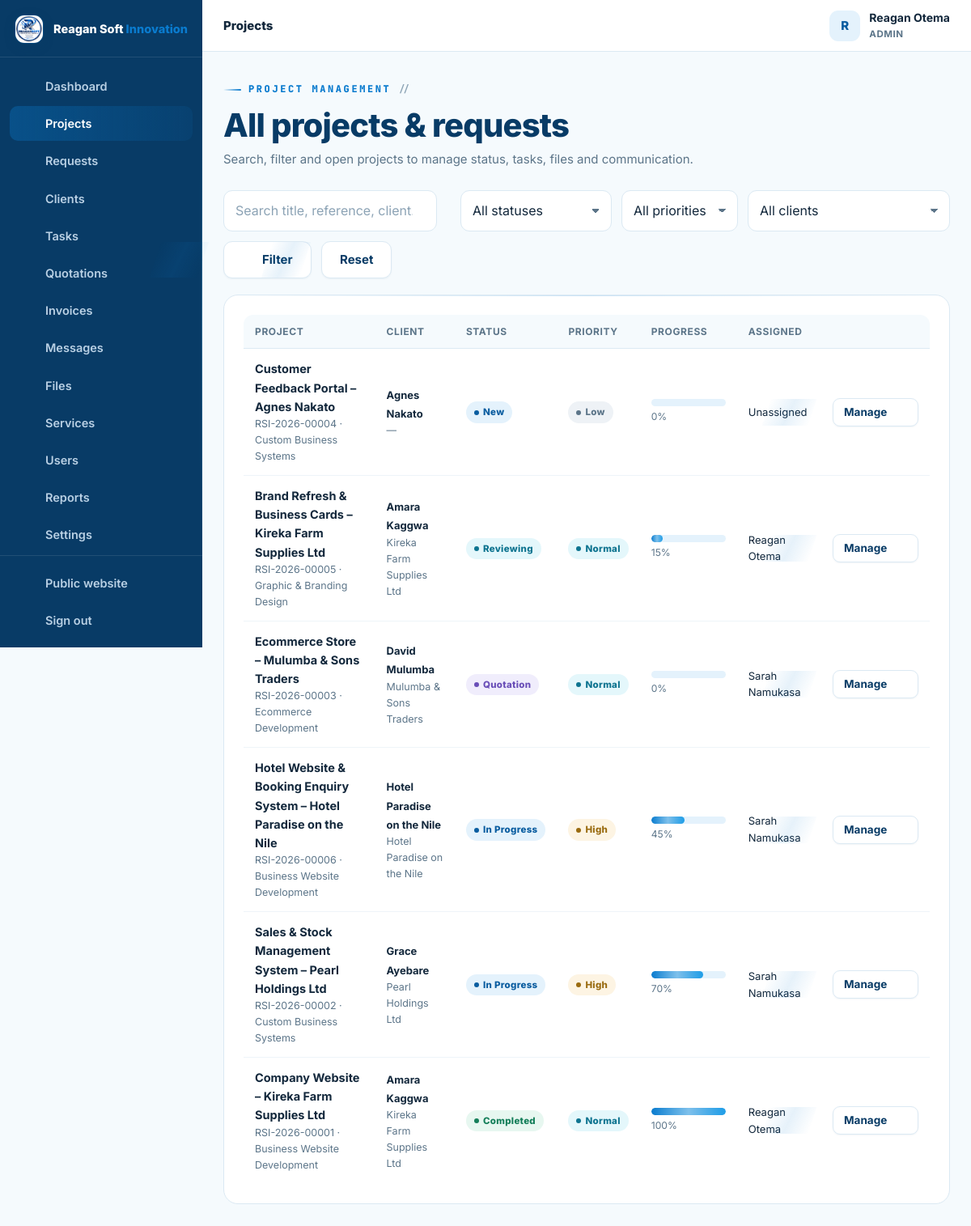
The app's page /admin/projects.php (signed in) with its own data.
### tables this page shows
CREATE TABLE IF NOT EXISTS users (
  id INT UNSIGNED AUTO_INCREMENT PRIMARY KEY,
  full_name VARCHAR(150) NOT NULL,
  email VARCHAR(190) NOT NULL UNIQUE,
  phone VARCHAR(40) NULL,
  password_hash VARCHAR(255) NOT NULL,
  role ENUM('admin','staff','client') NOT NULL DEFAULT 'client',
  company VARCHAR(190) NULL,
  address VARCHAR(255) NULL,
  avatar VARCHAR(255) NULL,
  active TINYINT(1) NOT NULL DEFAULT 1,
  failed_logins INT UNSIGNED NOT NULL DEFAULT 0,
  locked_until DATETIME NULL,
  last_login_at DATETIME NULL,
  created_at TIMESTAMP DEFAULT CURRENT_TIMESTAMP,
  updated_at TIMESTAMP DEFAULT CURRENT_TIMESTAMP ON UPDATE CURRENT_TIMESTAMP,
  INDEX idx_users_role (role),
  INDEX idx_users_active (active)
);

CREATE TABLE IF NOT EXISTS projects (
  id INT UNSIGNED AUTO_INCREMENT PRIMARY KEY,
  ref_no VARCHAR(30) NOT NULL UNIQUE,                
  client_id INT UNSIGNED NOT NULL,
  service_id INT UNSIGNED NULL,
  assigned_to INT UNSIGNED NULL,                     
  title VARCHAR(190) NOT NULL,
  description TEXT NOT NULL,
  requirements TEXT NULL,
  budget DECIMAL(14,2) NULL,
  priority ENUM('low','normal','high','urgent') NOT NULL DEFAULT 'normal',
  status ENUM('NEW','REVIEWING','QUOTATION','APPROVED','IN_PROGRESS','WAITING_FOR_CLIENT','TESTING','COMPLETED','CANCELLED') NOT NULL DEFAULT 'NEW',
  progress TINYINT UNSIGNED NOT NULL DEFAULT 0,
  deadline DATE NULL,
  started_at DATETIME NULL,
  completed_at DATETIME NULL,
  submitted_at TIMESTAMP DEFAULT CURRENT_TIMESTAMP,
  updated_at TIMESTAMP DEFAULT CURRENT_TIMESTAMP ON UPDATE CURRENT_TIMESTAMP,
  FOREIGN KEY (client_id) REFERENCES users(id) ON DELETE CASCADE,
  FOREIGN KEY (service_id) REFERENCES services(id) ON DELETE SET NULL,
  FOREIGN KEY (assigned_to) REFERENCES users(id) ON DELETE SET NULL,
  INDEX idx_projects_client (client_id),
  INDEX idx_projects_status (status),
  INDEX idx_projects_assigned (assigned_to),
  INDEX idx_projects_service (service_id)
);

CREATE TABLE IF NOT EXISTS services (
  id INT UNSIGNED AUTO_INCREMENT PRIMARY KEY,
  name VARCHAR(150) NOT NULL,
  slug VARCHAR(160) NOT NULL UNIQUE,
  description TEXT NOT NULL,
  price_min DECIMAL(14,2) NOT NULL DEFAULT 0,    
  price_max DECIMAL(14,2) NULL,                   
  currency VARCHAR(8) NOT NULL DEFAULT 'UGX',
  pricing_type ENUM('range','starting_from','contact_for_quote') NOT NULL DEFAULT 'starting_from',
  price_note VARCHAR(120) NOT NULL DEFAULT '',    
  features TEXT NULL,                  
  delivery_days INT UNSIGNED NULL,     
  icon VARCHAR(60) NOT NULL DEFAULT 'code-s',    
  status ENUM('active','inactive') NOT NULL DEFAULT 'active',
  sort_order INT UNSIGNED NOT NULL DEFAULT 0,
  created_at TIMESTAMP DEFAULT CURRENT_TIMESTAMP,
  INDEX idx_services_status (status)
);

### config/config.php (called while the page is built, shortened)
<?php
function db(): PDO {
    static $pdo = null;
    if ($pdo === null) {
        try {
            $pdo = new PDO(
                'mysql:host=' . DB_HOST . ';dbname=' . DB_NAME . ';charset=utf8mb4',
                DB_USER,
                DB_PASS,
                [
                    PDO::ATTR_ERRMODE            => PDO::ERRMODE_EXCEPTION,
                    PDO::ATTR_DEFAULT_FETCH_MODE => PDO::FETCH_ASSOC,
                    PDO::ATTR_EMULATE_PREPARES   => false,
                    PDO::ATTR_STRINGIFY_FETCHES  => false,
                    PDO::ATTR_TIMEOUT            => 5,
                    PDO::MYSQL_ATTR_INIT_COMMAND => "SET time_zone = '+03:00', NAMES utf8mb4 COLLATE utf8mb4_unicode_ci",
                ]
            );
        } catch (PDOException $e) {
            db_connection_failed($e);
        }
    }
    return $pdo;
}
function e(mixed $value): string {
    return htmlspecialchars((string)($value ?? ''), ENT_QUOTES, 'UTF-8');
}
function flash(string $key, ?string $value = null): ?string {
    $msg = $_SESSION['flash'][$key] ?? null;
    return $msg;
}
function app_url(string $path = ''): string {
    return APP_URL . ($path === '' ? '' : '/' . ltrim($path, '/'));
}
function current_user(): ?array {
    static $user = false;
    if ($user === false) {
        if (empty($_SESSION['user_id'])) {
            $user = null;
        } else {
            $st = db()->prepare('SELECT * FROM users WHERE id = ? AND active = 1 LIMIT 1');
            $st->execute([(int)$_SESSION['user_id']]);
            $user = $st->fetch() ?: null;
        }
    }
    return $user;
}
function is_logged_in(): bool {
    return current_user() !== null;
}
function user_role(): ?string {
    $u = current_user();
    return $u['role'] ?? null;
}
function require_login(): void {
    if (!is_logged_in()) {
        $_SESSION['intended'] = $_SERVER['REQUEST_URI'] ?? '';
        flash('error', 'Please sign in to continue.');
        redirect(app_url('login.php'));
    }
}
function require_staff(): void {
    require_login();
}
require_once __DIR__ . '/../inc/functions.php';

### admin/projects.php (the view, shortened to what this page needs)
<?php
require __DIR__ . '/../config/config.php';
require_staff();
$pdo = db();
$q    = trim($_GET['q'] ?? '');
$st   = $_GET['status'] ?? '';
$pr   = $_GET['priority'] ?? '';
$cli  = (int)($_GET['client'] ?? 0);
$perPage = 12;
$page = max(1, (int)($_GET['page'] ?? 1));
$where = ['1=1'];
$params = [];
$whereSql = implode(' AND ', $where);
$count = $pdo->prepare("SELECT COUNT(*) c FROM projects p JOIN users u ON u.id = p.client_id WHERE $whereSql");
$count->execute($params);
$pg = paginate((int)$count->fetch()['c'], $perPage, $page);
$sql = "SELECT p.*, u.full_name AS client_name, u.company, s.name AS service, a.full_name AS assigned_name
        FROM projects p
        JOIN users u ON u.id = p.client_id
        LEFT JOIN services s ON s.id = p.service_id
        LEFT JOIN users a ON a.id = p.assigned_to
        WHERE $whereSql
        ORDER BY p.submitted_at DESC
        LIMIT $perPage OFFSET {$pg['offset']}";
$stm = $pdo->prepare($sql); $stm->execute($params);
$projects = $stm->fetchAll();
dashboard_head(['title' => 'Projects', 'active' => 'projects', 'crumb' => 'Projects']);
?>
<div class="dash-head">
  <div>
    <span class="eyebrow">Project management</span>
    <h2>All projects &amp; requests</h2>
    <p class="sub">Search, filter and open projects to manage status, tasks, files and communication.</p>
  </div>
</div>
<form class="toolbar" method="get" action="projects.php">
  <div class="field" style="margin:0;flex-grow:1;max-width:360px">
    <input class="input" id="q" name="q" type="search" placeholder="Search title, reference, client…" value="<?= e($q) ?>">
  </div>
  <div class="field" style="margin:0"><label class="visually-hidden" for="status">Status</label>
    <select class="select" id="status" name="status">
      <option value="">All statuses</option>
    </select>
  </div>
  <div class="field" style="margin:0"><label class="visually-hidden" for="priority">Priority</label>
    <select class="select" id="priority" name="priority">
      <option value="">All priorities</option>
    </select>
  </div>
  <div class="field" style="margin:0"><label class="visually-hidden" for="client">Client</label>
    <select class="select" id="client" name="client">
      <option value="0">All clients</option>
    </select>
  </div>
  <button class="btn btn-ghost" type="submit"><?= icon('search') ?> Filter</button>
  <a class="btn btn-ghost" href="projects.php">Reset</a>
</form>
<section class="panel">
  <?php if ($projects): ?>
    <div class="table-wrap">
      <table class="table">
        <thead><tr><th>Project</th><th>Client</th><th>Status</th><th>Priority</th><th>Progress</th><th>Assigned</th><th></th></tr></thead>
        <tbody>
          <?php foreach ($projects as $p): ?>
            <tr>
              <td>
                <a class="row-title" href="<?= app_url('admin/project.php?id=' . (int)$p['id']) ?>"><?= e($p['title']) ?></a>
                <div class="row-sub"><?= e($p['ref_no']) ?> · <?= e($p['service'] ?? 'General') ?></div>
              </td>
              <td><b class="small"><?= e($p['client_name']) ?></b><div class="row-sub"><?= e($p['company'] ?? '—') ?></div></td>
              <td><?= status_badge($p['status']) ?></td>
              <td><?= priority_badge($p['priority']) ?></td>
              <td style="min-width:120px"><div class="progress"><span style="width:<?= max(0, min(100, (int)$p['progress'])) ?>%"></span></div><small class="muted"><?= (int)$p['progress'] ?>%</small></td>
              <td class="small"><?= e($p['assigned_name'] ?? 'Unassigned') ?></td>
              <td><a class="btn btn-ghost btn-sm" href="<?= app_url('admin/project.php?id=' . (int)$p['id']) ?>">Manage <?= icon('arrow') ?></a></td>
            </tr>
          <?php endforeach; ?>
        </tbody>
      </table>
    </div>
  <?php else: ?>
    <div class="empty"><?= icon('folder') ?><h4>No projects found</h4><p><?= ($q || $st || $pr || $cli) ? 'No projects match your filters.' : 'There are no projects yet. Client requests will appear here as they are submitted.' ?></p></div>
  <?php endif; ?>
</section>
<?php dashboard_footer(); ?>

### inc/layout.php (shortened to what this page needs)
<?php
function dashboard_nav_items(): array {
    $role = user_role();
    $client = [
        ['dashboard', 'Dashboard', app_url('client/index.php'), 'dashboard'],
        ['projects', 'My Projects', app_url('client/projects.php'), 'folder'],
        ['request', 'New Request', app_url('client/request.php'), 'plus'],
        ['messages', 'Messages', app_url('client/messages.php'), 'chat'],
        ['files', 'Files', app_url('client/files.php'), 'file'],
        ['notifications', 'Notifications', app_url('client/notifications.php'), 'bell'],
        ['profile', 'Profile', app_url('client/profile.php'), 'user'],
    ];
    $staff = [
        ['dashboard', 'Dashboard', app_url('admin/index.php'), 'dashboard'],
        ['projects', 'Projects', app_url('admin/projects.php'), 'folder'],
        ['requests', 'Requests', app_url('admin/requests.php'), 'inbox'],
        ['clients', 'Clients', app_url('admin/clients.php'), 'users'],
        ['tasks', 'Tasks', app_url('admin/tasks.php'), 'list'],
        ['quotations', 'Quotations', app_url('admin/quotations.php'), 'doc'],
        ['invoices', 'Invoices', app_url('admin/invoices.php'), 'money'],
        ['messages', 'Messages', app_url('admin/messages.php'), 'chat'],
        ['files', 'Files', app_url('admin/files.php'), 'file'],
    ];
    if ($role === 'admin') {
        $staff = array_merge($staff, [
            ['services', 'Services', app_url('admin/services.php'), 'globe'],
            ['users', 'Users', app_url('admin/users.php'), 'users'],
            ['reports', 'Reports', app_url('admin/reports.php'), 'chart'],
            ['settings', 'Settings', app_url('admin/settings.php'), 'settings'],
            ['audit', 'Audit Logs', app_url('admin/audit.php'), 'search'],
        ]);
    }
    return $role === 'client' ? $client : $staff;
}
function dashboard_head(array $page = []): void {
    $user = current_user();
    $role = user_role();
    $items = dashboard_nav_items();
    $active = $page['active'] ?? '';
    $loginUrl = $role === 'client' ? app_url('client/index.php') : app_url('admin/index.php');
    ?>
<!doctype html>
<html lang="en">
<head>
<link rel="stylesheet" href="<?= app_url('assets/css/style.css') ?>">
<link rel="stylesheet" href="<?= app_url('assets/css/tech.css') ?>">
</head>
<body class="dash-body">
<div class="dash-layout">
  <aside class="sidebar" id="sidebar" aria-label="Portal navigation">
    <div class="sidebar-brand">
      <a class="brand" href="<?= $loginUrl ?>">
        <img src="<?= app_url('assets/img/reagansoftinnovation-logo.jpeg') ?>" alt="" width="38" height="38">
        <span class="brand-text">Reagan Soft <b>Innovation</b></span>
      </a>
    </div>
    <nav class="side-nav">
      <?php foreach ($items as $it): ?>
        <a href="<?= e($it[2]) ?>" class="<?= $active === $it[0] ? 'active' : '' ?>">
          <?= icon($it[3]) ?><span><?= e($it[1]) ?></span>
        </a>
      <?php endforeach; ?>
    </nav>
    <div class="side-bottom">
      <a href="<?= app_url($role !== 'client' ? 'index.php' : 'index.php') ?>"><?= icon('globe') ?><span>Public website</span></a>
      <a href="<?= app_url('logout.php') ?>"><?= icon('logout') ?><span>Sign out</span></a>
    </div>
  </aside>
  <div class="dash-shell">
    <header class="dash-topbar">
      <div class="dash-topbar-title">
        <span class="dash-crumb"><?= e($page['crumb'] ?? 'Portal') ?></span>
      </div>
      <div class="dash-topbar-right">
        <div class="user-chip">
          <span class="user-avatar"><?= e(mb_strtoupper(mb_substr($user['full_name'] ?? '?', 0, 1))) ?></span>
          <div class="user-meta">
            <strong><?= e($user['full_name'] ?? '') ?></strong>
            <small><?= e(mb_strtoupper($role)) ?></small>
          </div>
        </div>
      </div>
    </header>
    <main class="dash-main" id="main">
<?php
}
function dashboard_footer(): void {
    ?>
    </main>
  </div>
</div>
</body>
</html>
<?php
}

### inc/functions.php (shortened to what this page needs)
<?php
function status_badge(string $status): string {
    $class = [
        'NEW' => 'blue', 'REVIEWING' => 'sky', 'QUOTATION' => 'violet',
        'APPROVED' => 'cyan', 'IN_PROGRESS' => 'blue', 'WAITING_FOR_CLIENT' => 'amber',
        'TESTING' => 'violet', 'COMPLETED' => 'green', 'CANCELLED' => 'red',
        'TODO' => 'gray', 'REVIEW' => 'violet',
        'draft' => 'gray', 'sent' => 'blue', 'accepted' => 'green', 'rejected' => 'red', 'expired' => 'amber', 'cancelled' => 'red',
        'paid' => 'green', 'partially_paid' => 'amber', 'overdue' => 'red',
        'active' => 'green', 'inactive' => 'red',
        'read' => 'gray', 'unread' => 'blue',
    ];
    $label = ucwords(str_replace('_', ' ', strtolower((string)$status)));
    return '<span class="badge ' . ($class[$status] ?? 'gray') . '">' . e($label) . '</span>';
}
function priority_badge(string $priority): string {
    $map = ['low' => 'gray', 'normal' => 'sky', 'medium' => 'sky', 'high' => 'amber', 'urgent' => 'red'];
    return '<span class="badge ' . ($map[$priority] ?? 'gray') . '">' . e(ucfirst($priority)) . '</span>';
}
function paginate(int $total, int $perPage, int $page): array {
    $totalPages = max(1, (int)ceil($total / max(1, $perPage)));
    $page = max(1, min($totalPages, $page));
    $offset = ($page - 1) * $perPage;
    return ['totalPages' => $totalPages, 'page' => $page, 'offset' => $offset];
}
function icon(string $name, string $class = ''): string {
    $path = $paths[$name] ?? $paths['code-s'];
    $cls = $class !== '' ? ' class="' . e($class) . '"' : '';
    return '<svg' . $cls . ' viewBox="0 0 24 24" fill="none" stroke="currentColor" stroke-width="1.8" stroke-linecap="round" stroke-linejoin="round" aria-hidden="true">' . $path . '</svg>';
}
require_once __DIR__ . '/layout.php';

### assets/css/tech.css (style rules this page uses)
:root { --font-disp: 'Space Grotesk', 'Inter', system-ui, -apple-system, sans-serif; --font-mono: 'JetBrains Mono', 'SFMono-Regular', Consolas, 'Liberation Mono', monospace; --pg: #0a7bce; --pgl: #8fd8ff; --grid: rgba(10, 123, 206, .09); --grid-lg: rgba(10, 123, 206, .16); --grid-dk: rgba(143, 216, 255, .12); --grid-dk-lg: rgba(143, 216, 255, .22); }
.eyebrow { font-family: var(--font-mono); letter-spacing: 2.6px; display: inline-flex; align-items: center; gap: 9px; }
.eyebrow::before { content: ''; width: 22px; height: 2px; background: linear-gradient(90deg, transparent, var(--pg)); border-radius: 2px; }
.eyebrow::after { content: '//'; color: var(--faint); letter-spacing: 0; font-weight: 600; }
.btn { will-change: transform; }
.btn::after { content: ''; position: absolute; top: 0; left: -80%; width: 55%; height: 100%; background: linear-gradient(100deg, transparent, rgba(255,255,255,.36), transparent); transform: skewX(-18deg); transition: left .5s ease; pointer-events: none; }
.btn-ghost::after, .btn-outline::after { background: linear-gradient(100deg, transparent, rgba(10,123,206,.10), transparent); }
.btn svg { flex-shrink: 0; }
.panel { position: relative; }
.panel::after { content: ''; position: absolute; top: 0; left: 18px; right: 18px; height: 1px; background: linear-gradient(90deg, transparent, rgba(10,123,206,.22), transparent); border-radius: 1px; }
.sidebar::after { content: ''; position: absolute; right: 0; top: 8%; bottom: 8%; width: 1px; background: linear-gradient(180deg, transparent, rgba(143,216,255,.28), transparent); }
.side-nav a { position: relative; }
.side-nav a.active { background: linear-gradient(90deg, rgba(10,123,206,.34), rgba(10,123,206,.10)); color: #fff; }

### records on screen
users: full_name "R", full_name "Reagan Otema", role "ADMIN"
projects: title "Customer Feedback Portal – Agnes Nakato", ref_no "RSI-2026-00004", service.name "Custom Business Systems", client.full_name "Agnes Nakato", client.company "—", status "New", priority "Low", progress "0", assigned_name "Unassigned"
projects: title "Brand Refresh & Business Cards – Kireka Farm Supplies Ltd", ref_no "RSI-2026-00005", service.name "Graphic & Branding Design", client.full_name "Amara Kaggwa", client.company "Kireka Farm Supplies Ltd", status "Reviewing", priority "Normal", progress "15", assigned_to.full_name "Reagan Otema"
projects: title "Ecommerce Store – Mulumba & Sons Traders", ref_no "RSI-2026-00003", service.name "Ecommerce Development", client.full_name "David Mulumba", client.company "Mulumba & Sons Traders", status "Quotation", priority "Normal", progress "0", assigned_to.full_name "Sarah Namukasa"
projects: title "Hotel Website & Booking Enquiry System – Hotel Paradise on the Nile", ref_no "RSI-2026-00006", service.name "Business Website Development", client.full_name "Hotel Paradise on the Nile", client.company "Hotel Paradise on the Nile", status "In Progress", priority "High", progress "45", assigned_to.full_name "Sarah Namukasa"
projects: title "Sales & Stock Management System – Pearl Holdings Ltd", ref_no "RSI-2026-00002", service.name "Custom Business Systems", client.full_name "Grace Ayebare", client.company "Pearl Holdings Ltd", status "In Progress", priority "High", progress "70", assigned_to.full_name "Sarah Namukasa"
projects: title "Company Website – Kireka Farm Supplies Ltd", ref_no "RSI-2026-00001", service.name "Business Website Development", client.full_name "Amara Kaggwa", client.company "Kireka Farm Supplies Ltd", status "Completed", priority "Normal", progress "100", assigned_to.full_name "Reagan Otema"

### other values on screen
$it[1] "Dashboard"
$it[1] "Projects"
$it[1] "Requests"
$it[1] "Clients"
$it[1] "Tasks"
$it[1] "Quotations"
$it[1] "Invoices"
$it[1] "Messages"
$it[1] "Files"
$it[1] "Services"
$it[1] "Users"
$it[1] "Reports"
$it[1] "Settings"
$page['crumb'] "Projects"
